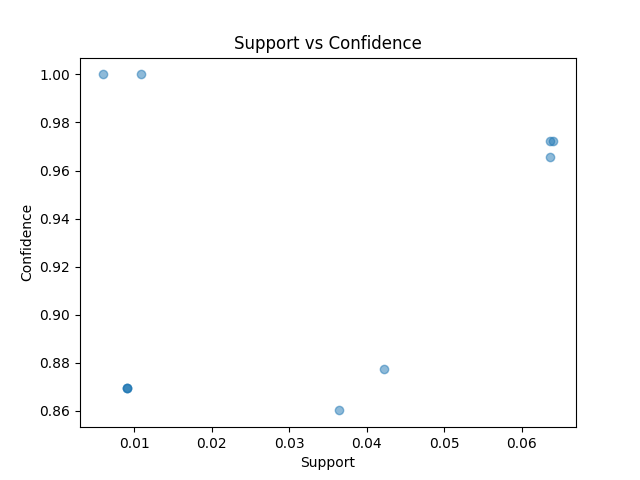

Reproduce this figure in Python.
import random

import pandas as pd
import numpy as np
import seaborn as sns
import matplotlib.pyplot as plt

from mlxtend.frequent_patterns import apriori
from mlxtend.frequent_patterns import association_rules
from mlxtend.preprocessing import TransactionEncoder
import mlxtend as ml

df = pd.read_csv('titanic.csv')
df = df.drop(df.columns[0], axis=1)

people = []
cols = ['Class','Sex','Age','Survived']
for col in cols:
    people.append(pd.get_dummies(df[col]))

titanic_people = pd.concat(people, axis=1)
# print(titanic_people)

def convert(x):
    if x == 0:
        return False
    else:
        return True

titanic_people = titanic_people.applymap(convert)

titanic_itemsets = apriori(titanic_people, min_support=0.005, use_colnames=True)

rules = association_rules(titanic_itemsets, metric='confidence', min_threshold=0)

rules = rules[rules['confidence'] > 0.8]

rules = rules[~rules['antecedents'].astype(str).str.contains('Yes')]
rules = rules[~rules['antecedents'].astype(str).str.contains('No')]

rules = rules[rules['consequents'].astype(str).str.contains('Yes')]

rules['consequents'] = rules['consequents'].apply(lambda x: x - {'Adult'})

pd.set_option('display.max_columns', None)
print(rules)

plt.scatter(rules['support'], rules['confidence'], alpha=0.5)
plt.xlabel('Support')
plt.ylabel('Confidence')
plt.title('Support vs Confidence')
plt.savefig('titanic.png')


















